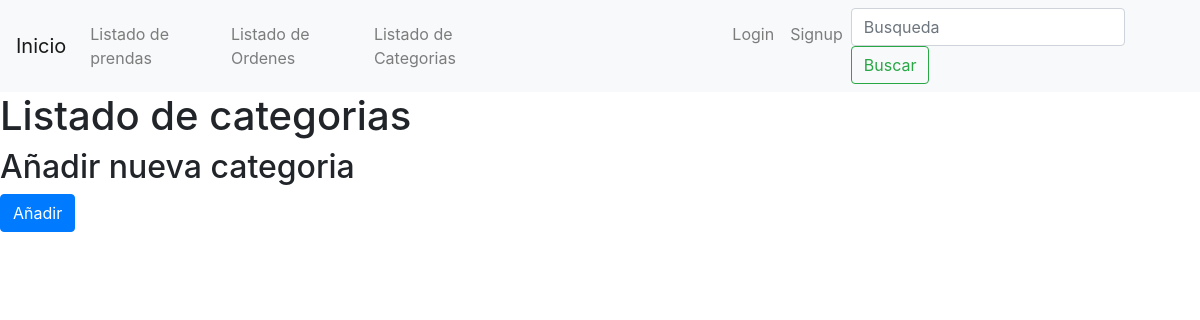
The app's page /clothes/list-categories/, older data.
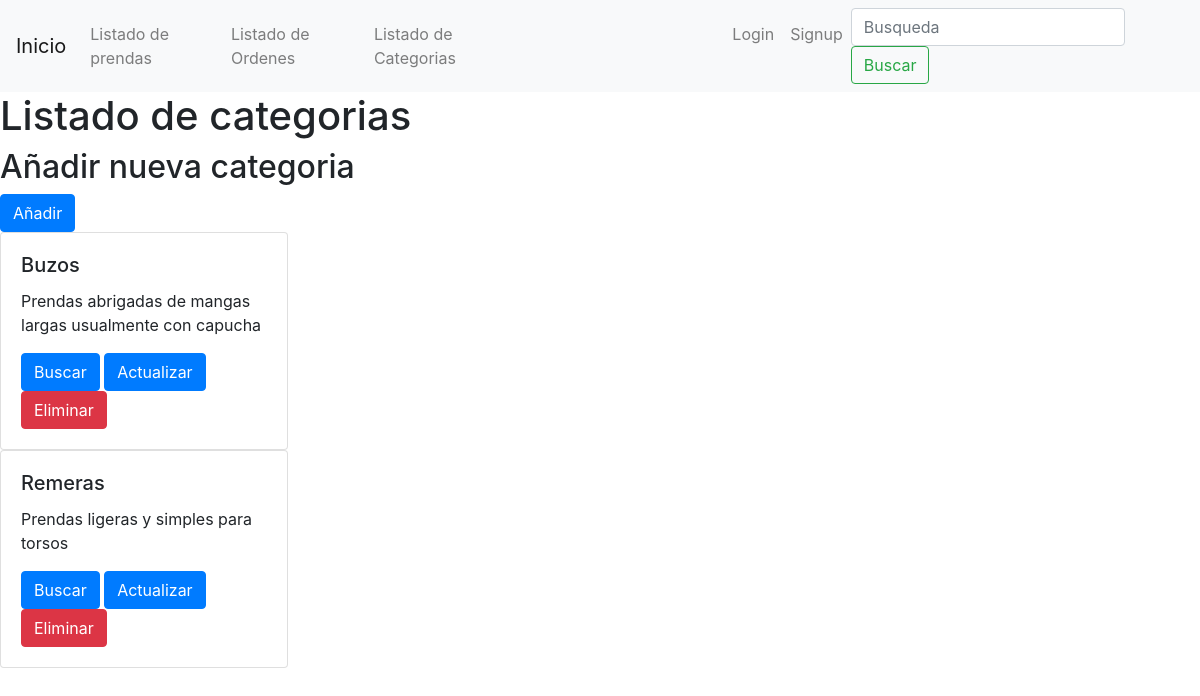
The same page, newer data.
### clothes/models.py (models this page shows)
class Category(models.Model):
    class Meta:
        verbose_name_plural = 'Categorias'
    name = models.CharField(max_length=123, unique=True, verbose_name= 'Nombre')
    description = models.CharField(max_length=123, default= 'Sin descripción', verbose_name= 'Descripción')

### clothes/views.py (the view)
# urls.py: path('list-categories/', list_categories, name='list_categories'),
def list_categories(request):
    if 'search' in request.GET:
        search = request.GET['search']
        categories = Category.objects.filter(name__icontains=search)
    else:
        categories = Category.objects.all()
    context= {
        'categories':categories,
    }
    return render(request, 'clothes/categories/list_categories.html', context=context)

### Templates/clothes/categories/list_categories.html (shortened to what this page needs)
{% extends 'base.html' %}
{% block content %}
    <h1>Listado de categorias</h1>
    <h2>Añadir nueva categoria </h2> <a href="/clothes/create-category/" class="btn btn-primary">Añadir</a>
    {% for category in categories %}
        <div class="card" style="width: 18rem;">
            <div class="card-body">
            <h5 class="card-title">{{category.name}}</h5>
            <p class="card-text">{{category.description}}</p>
            <a href="/clothes/list-clothes/?search={{category.name}}" class="btn btn-primary">Buscar</a>
            <a href="/clothes/update-category/{{category.id}}/" class="btn btn-primary">Actualizar</a>
            <a href="/clothes/delete-category/{{category.id}}/" class="btn btn-danger">Eliminar</a>
            </div>
        </div>
    {% endfor %}
{% endblock %}
{% block search %}
<form class="form-inline my-2 my-lg-0" action="/clothes/list-categories/" method="GET">
{% endblock %}

### Templates/base.html (shortened to what this page needs)
<!DOCTYPE html>
<html lang="en">
<head>
    <link rel="stylesheet" href="https://cdn.jsdelivr.net/npm/bootstrap@4.6.2/dist/css/bootstrap.min.css">
</head>
<body>
    <header>
        <nav class="navbar navbar-expand-lg navbar-light bg-light">
            <a class="navbar-brand" href="/">Inicio</a>
            <div class="collapse navbar-collapse" id="navbarSupportedContent">
                <ul class="navbar-nav mr-auto">
                    <li class="nav-item">
                        <a class="nav-link" href="/clothes/list-clothes">Listado de prendas</a>
                    </li>
                    <li class="nav-item">
                        <a class="nav-link" href="/orders/list-orders">Listado de Ordenes</a>
                    </li>
                    <li class="nav-item">
                        <a class="nav-link" href="/clothes/list-categories">Listado de Categorias</a>
                    </li>
                    {% if request.user.is_authenticated %}
                    <li class="nav-item">
                        <a class="nav-link" href="/users/logout/">Logout</a>
                    </li>
                    <li class="nav-item">
                        <a class="nav-link" href="/users/update/">{{request.user.username}}</a>
                    </li>
                        {% if request.user.profile.profile_picture.url != '' %}
                            <img src="{{request.user.profile.profile_picture.url}}" alt="profile_picture" width="50px" height="50px">
                        {% endif %}
                    {% else %}
                    <li class="nav-item">
                        <a class="nav-link" href="/users/login/">Login</a>
                    </li>
                    <li class="nav-item">
                        <a class="nav-link" href="/users/signup/">Signup</a>
                    </li>
                    {% endif %}
                </ul>
                {% block search %}
                {% endblock %}
                    <input class="form-control mr-sm-2" type="search" placeholder="Busqueda" aria-label="Search" name="search">
                    <button class="btn btn-outline-success my-2 my-sm-0" type="submit">Buscar</button>
                </form>
            </div>
        </nav>
    </header>
    {% block content %}
    {% endblock %}
</body>
</html>

Row changes from the older to the newer data that the page shows:
added Category: name "Buzos", description "Prendas abrigadas de mangas largas usualmente con capucha"
added Category: name "Remeras", description "Prendas ligeras y simples para torsos"
